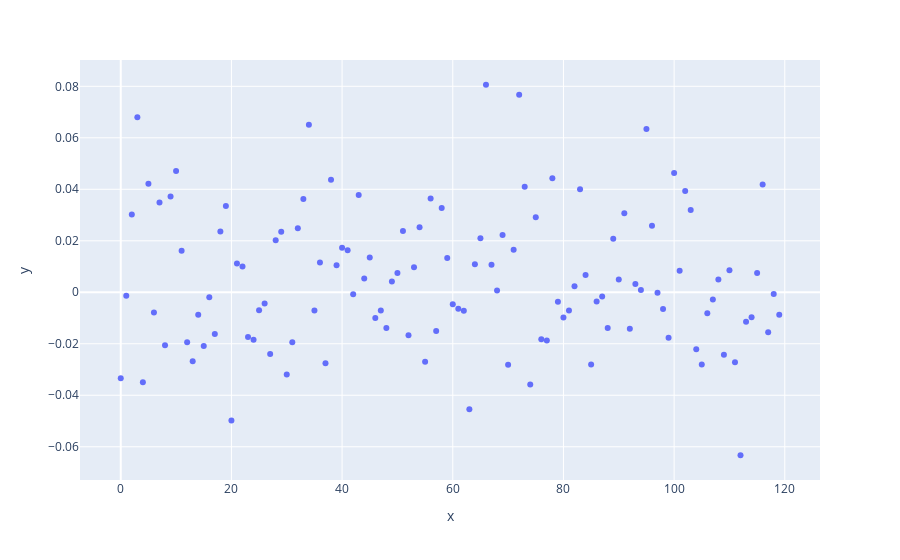

Notebook cell for this chart:
### Code cell
px.scatter(x = range(len(lin_cval_results['resids'])), y = lin_cval_results['resids'])
